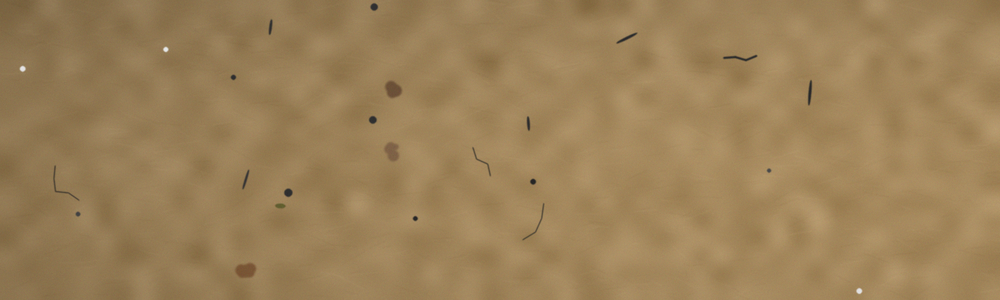
#> input picture dados/exemplos/palheta_09000.png, 1000 x 300 px, shrunk from 1600 x 480 before the run
$ python -i processamento.py   (imports and definitions only)
#> lines starting #> are read from the running program, lines starting #| are printed output that depends on the picture; after the words box and inside, x2 and y2 are one past the last pixel; in counts of white or black regions, pixels touching at a corner belong together
#> further down, picture is the input picture: shape (300, 1000, 3); mean B, G, R 88.1, 129.1, 156.1
"""Etapas de processamento digital de imagens (PDI) do ContAedes.

Fluxo: leitura -> tons de cinza -> realce pela transformada black-hat ->
suavização gaussiana -> limiarização de Otsu (com piso mínimo) -> abertura
morfológica -> rotulação de componentes conexos -> extração de
características de forma e de intensidade de cada componente.
"""
from __future__ import annotations

import math
from dataclasses import dataclass, field
from pathlib import Path

import cv2
import numpy as np

NOMES_CARACTERISTICAS = [
    "area",
    "perimetro",
    "circularidade",
    "eixo_maior",
    "eixo_menor",
    "alongamento",
    "solidez",
    "extensao",
    "espessura",
    "intensidade_media",
    "intensidade_desvio",
    "realce_medio",
    "saturacao_media",
]

EXTENSOES_ACEITAS = {".png", ".jpg", ".jpeg", ".bmp", ".tif", ".tiff"}


class ErroImagem(Exception):
    """Arquivo inexistente, corrompido ou em formato não suportado."""


@dataclass
class Parametros:
    kernel_realce: int = 45      # lado (px) do elemento estruturante do black-hat
    suavizacao: int = 3          # janela do filtro gaussiano
    limiar_minimo: float = 35.0  # piso do limiar de Otsu (evita segmentar textura em palheta vazia)
    area_minima: int = 12        # componentes menores que isso são tratados como ruído


@dataclass
class Componente:
    rotulo: int
    caixa: tuple
    centro: tuple
    contorno: np.ndarray
    caracteristicas: np.ndarray
    classe: str = ""
    ovos_estimados: int = 0

    @property
    def area(self) -> float:
        return float(self.caracteristicas[0])


@dataclass
class Segmentacao:
    mascara: np.ndarray
    rotulos: np.ndarray
    realce: np.ndarray
    limiar: float
    componentes: list = field(default_factory=list)


def ler_imagem(caminho) -> np.ndarray:
    """Lê a imagem em BGR. Usa imdecode para aceitar caminhos com acento no Windows."""
    caminho = Path(caminho)
    if not caminho.is_file():
        raise ErroImagem(f"Arquivo não encontrado: {caminho}")
    if caminho.suffix.lower() not in EXTENSOES_ACEITAS:
        raise ErroImagem(f"Formato não suportado ({caminho.suffix or 'sem extensão'}). Use PNG, JPG, BMP ou TIFF.")
    dados = np.fromfile(str(caminho), dtype=np.uint8)
    img = cv2.imdecode(dados, cv2.IMREAD_COLOR) if dados.size else None
    if img is None:
        raise ErroImagem(f"Não foi possível abrir a imagem (arquivo corrompido?): {caminho.name}")
    return img


def salvar_imagem(caminho, img) -> None:
    caminho = Path(caminho)
    caminho.parent.mkdir(parents=True, exist_ok=True)
    ok, buffer = cv2.imencode(caminho.suffix or ".png", img)
    if not ok:
        raise ErroImagem(f"Não foi possível salvar {caminho}")
    buffer.tofile(str(caminho))


def realcar(img_bgr: np.ndarray, params: Parametros):
    """Black-hat = fechamento - imagem: destaca objetos escuros menores que o elemento estruturante."""
    cinza = cv2.cvtColor(img_bgr, cv2.COLOR_BGR2GRAY)
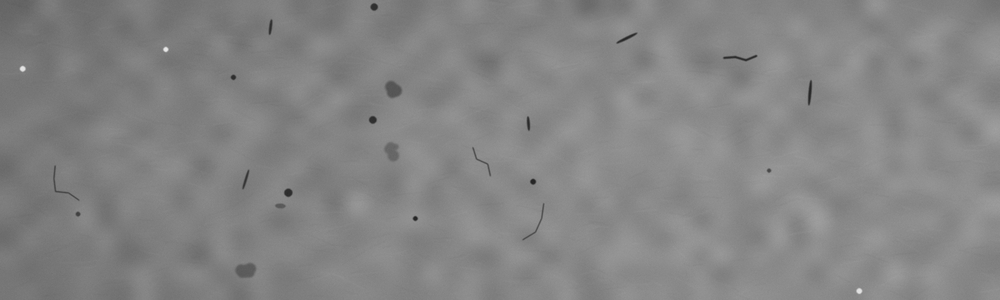
#> cinza: shape (300, 1000); min 34, max 232, mean 132.5
    lado = params.kernel_realce | 1
    elemento = cv2.getStructuringElement(cv2.MORPH_ELLIPSE, (lado, lado))
    realce = cv2.morphologyEx(cinza, cv2.MORPH_BLACKHAT, elemento)
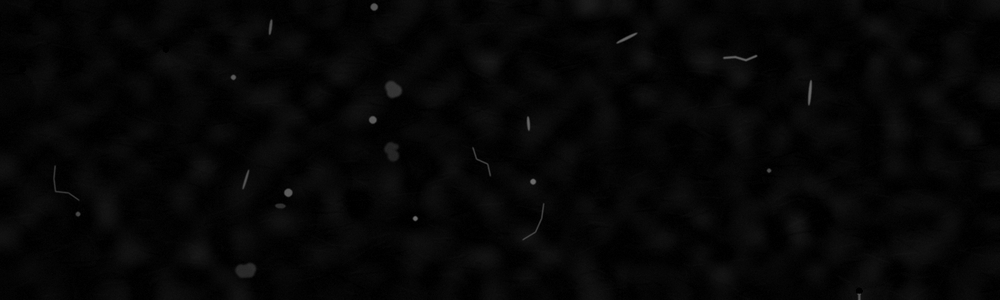
#> realce: shape (300, 1000); min 0, max 111, mean 6
    return cinza, realce


def _caracteristicas(sel, x, y, w, h, area, cinza, realce, saturacao):
    mascara_roi = sel.astype(np.uint8) * 255
    contornos, _ = cv2.findContours(mascara_roi, cv2.RETR_EXTERNAL, cv2.CHAIN_APPROX_NONE)
    contorno = max(contornos, key=len)
    perimetro = cv2.arcLength(contorno, True)

    # elipse equivalente pelos momentos centrais de segunda ordem
    m = cv2.moments(mascara_roi, binaryImage=True)
    mu20, mu02, mu11 = m["mu20"] / m["m00"], m["mu02"] / m["m00"], m["mu11"] / m["m00"]
    comum = math.sqrt(((mu20 - mu02) / 2) ** 2 + mu11 ** 2)
    eixo_maior = 4 * math.sqrt(max((mu20 + mu02) / 2 + comum, 1e-6))
    eixo_menor = 4 * math.sqrt(max((mu20 + mu02) / 2 - comum, 1e-6))

    area_casco = cv2.contourArea(cv2.convexHull(contorno))
    solidez = cv2.contourArea(contorno) / area_casco if area_casco > 0 else 1.0
    circularidade = min(4 * math.pi * area / perimetro ** 2, 1.5) if perimetro > 0 else 1.0

    tons = cinza[y:y + h, x:x + w][sel]
    vetor = np.array(
        [
            area,
            perimetro,
            circularidade,
            eixo_maior,
            eixo_menor,
            eixo_maior / eixo_menor,
            solidez,
            area / float(w * h),
            area / eixo_maior,
            tons.mean(),
            tons.std(),
            realce[y:y + h, x:x + w][sel].mean(),
            saturacao[y:y + h, x:x + w][sel].mean(),
        ],
        dtype=np.float64,
    )
    return contorno + np.array([[[x, y]]], dtype=np.int32), vetor


def segmentar(img_bgr: np.ndarray, params: Parametros | None = None) -> Segmentacao:
    params = params or Parametros()
    cinza, realce = realcar(img_bgr, params)
    lado = params.suavizacao | 1
    suave = cv2.GaussianBlur(realce, (lado, lado), 0)
    otsu, _ = cv2.threshold(suave, 0, 255, cv2.THRESH_BINARY + cv2.THRESH_OTSU)
#> otsu = 7
    limiar = max(float(otsu), params.limiar_minimo)
#> limiar = 35
    _, mascara = cv2.threshold(suave, limiar, 255, cv2.THRESH_BINARY)
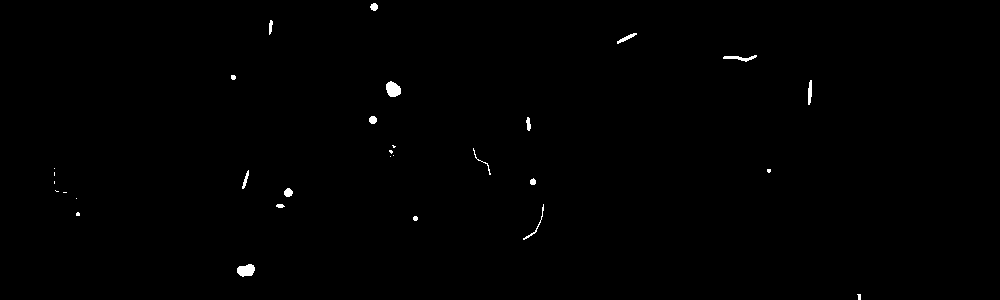
#> mascara: shape (300, 1000); 0.4% white; 30 white regions (13 under 20 px), largest, box (x1, y1, x2, y2) and area: (386, 81, 401, 97) 180, (237, 264, 255, 277) 175, (723, 55, 757, 62) 105
    abertura = cv2.getStructuringElement(cv2.MORPH_ELLIPSE, (3, 3))
    mascara = cv2.morphologyEx(mascara, cv2.MORPH_OPEN, abertura)
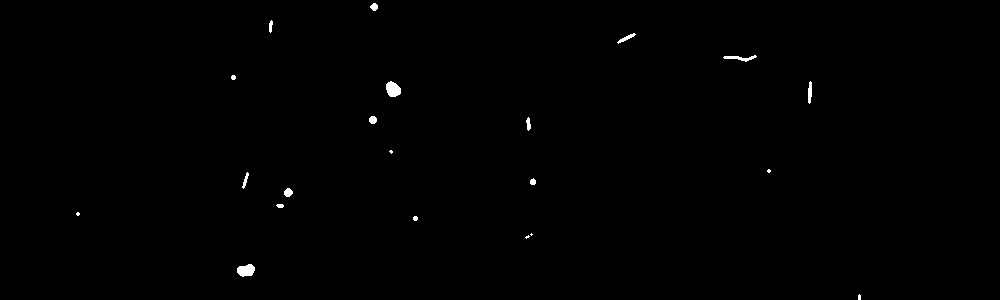
#> mascara: shape (300, 1000); 0.35% white; 21 white regions (6 under 20 px), largest, box (x1, y1, x2, y2) and area: (386, 81, 401, 97) 179, (237, 264, 255, 277) 174, (723, 55, 757, 62) 103

    n, rotulos, stats, centroides = cv2.connectedComponentsWithStats(mascara, connectivity=8)
#> rotulos: shape (300, 1000) int32; 22 distinct labels, from 0 to 21
#> n = 22; stats = 22 rows, first 6: [0, 0, 1000, 300, 298950], [370, 3, 8, 8, 46], [269, 20, 4, 13, 37], [617, 33, 19, 11, 65], [723, 55, 34, 7, 103], [231, 75, 5, 5, 21]; centroides = 22 rows, first 8: [499.7, 149.5], [373.8, 6.5], [270.3, 25.86], [626.1, 37.72], [739.7, 57.63], [233, 77], [392.7, 88.97], [809.5, 92]
    saturacao = cv2.cvtColor(img_bgr, cv2.COLOR_BGR2HSV)[..., 1]
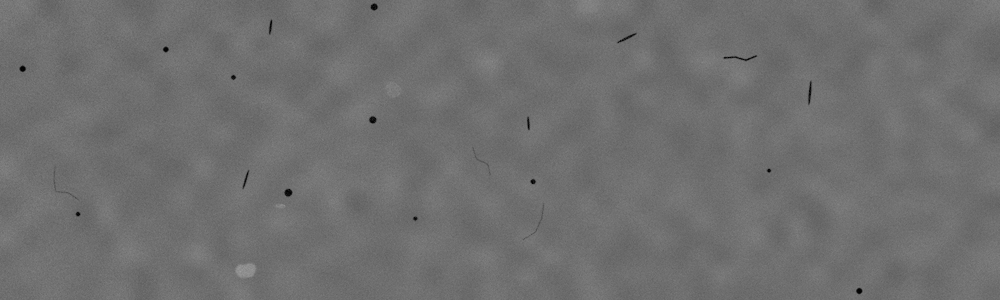
#> saturacao: shape (300, 1000); min 0, max 159, mean 111.2
    componentes = []
    for r in range(1, n):
        x, y, w, h, area = (int(v) for v in stats[r])
        sel = rotulos[y:y + h, x:x + w] == r
        if area < params.area_minima:
            mascara[y:y + h, x:x + w][sel] = 0
            continue
        contorno, vetor = _caracteristicas(sel, x, y, w, h, area, cinza, realce, saturacao)
        componentes.append(
            Componente(
                rotulo=r,
                caixa=(x, y, w, h),
                centro=(float(centroides[r][0]), float(centroides[r][1])),
                contorno=contorno,
                caracteristicas=vetor,
            )
        )
#> this loop made 21 passes
#> (x, y, w, h, area, contornos in _caracteristicas, perimetro in _caracteristicas, mu20 in _caracteristicas) on passes 1, 2, 3, 4, 6, 7, 8: (370, 3, 8, 8, 46, 1 contour; box (x1, y1, x2, y2) and area: (0, 0, 8, 8) 36, 22.14, 3.62), (269, 20, 4, 13, 37, 1 contour; box (x1, y1, x2, y2) and area: (0, 0, 4, 13) 24, 26.49, 0.912), (617, 33, 19, 11, 65, 1 contour; box (x1, y1, x2, y2) and area: (0, 0, 19, 11) 46, 44.28, 23.93), (723, 55, 34, 7, 103, 1 contour; box (x1, y1, x2, y2) and area: (0, 0, 34, 7) 69, 72.63, 86.72), (386, 81, 15, 16, 179, 1 contour; box (x1, y1, x2, y2) and area: (0, 0, 15, 16) 158, 48.04, 14.34), (808, 81, 4, 23, 74, 1 contour; box (x1, y1, x2, y2) and area: (0, 0, 4, 23) 51, 46.49, 1.06), (369, 116, 8, 8, 52, 1 contour; box (x1, y1, x2, y2) and area: (0, 0, 8, 8) 41, 23.31, 4.1)
#> after the loop, componentes = 18 items
    return Segmentacao(mascara=mascara, rotulos=rotulos, realce=realce, limiar=limiar, componentes=componentes)

>>> import cv2
>>> picture = cv2.imread('../dados/exemplos/palheta_09000.png')
>>> result = segmentar(picture)

$ run again, on dados/exemplos/palheta_09001.png
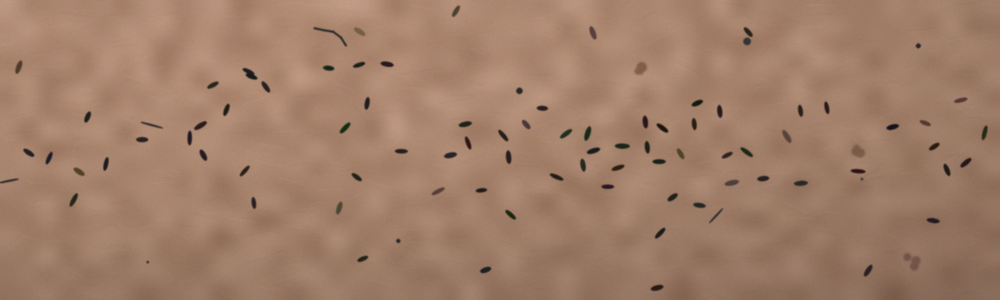
#> input picture dados/exemplos/palheta_09001.png, 1000 x 300 px, shrunk from 1600 x 480 before the run
#> picture is the input picture: shape (300, 1000, 3); mean B, G, R 104.5, 126.2, 160.9
#> otsu = 41
#> in segmentar, `n, rotulos, stats, centroides = cv2.connectedComponentsWithStats(masca..`:
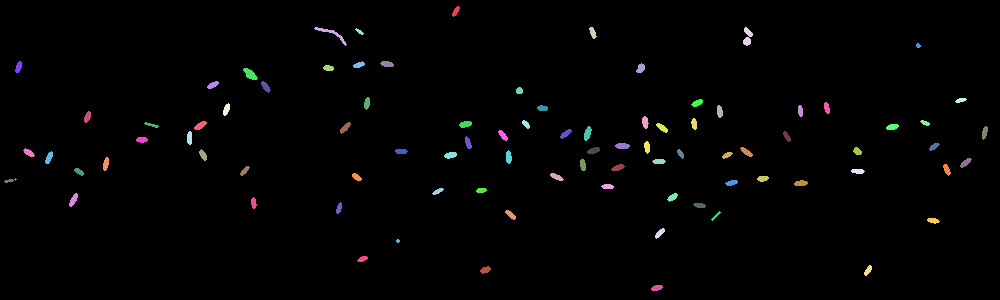
#> rotulos: shape (300, 1000) int32; 89 distinct labels, from 0 to 88; one colour per label, 0 black
#> n = 89; stats = 89 rows, first 6: [0, 0, 1000, 300, 295065], [452, 6, 8, 11, 47], [314, 27, 33, 19, 109], [589, 27, 8, 12, 56], [743, 27, 10, 19, 107], [355, 28, 9, 7, 27]; centroides = 89 pairs, first value 9.6 to 984.3, second value 10.89 to 287.5
#> in segmentar, `saturacao = cv2.cvtColor(img_bgr, cv2.COLOR_BGR2HSV)[..., 1]`:
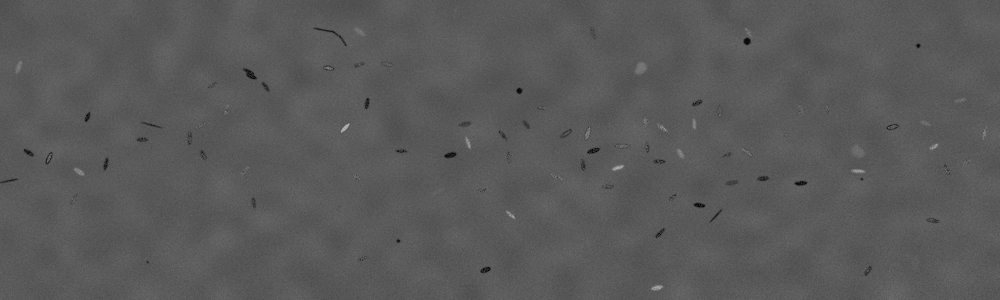
#> saturacao: shape (300, 1000); min 0, max 183, mean 89.3
#> the loop in segmentar, `for r in range(1, n):` made 88 passes
#> (x, y, w, h, area, contornos in _caracteristicas, perimetro in _caracteristicas, mu20 in _caracteristicas) on passes 1 to 4: (452, 6, 8, 11, 47, 1 contour; box (x1, y1, x2, y2) and area: (0, 0, 8, 11) 35, 26.97, 3.65), (314, 27, 33, 19, 109, 1 contour; box (x1, y1, x2, y2) and area: (0, 0, 33, 19) 74, 81.84, 87.63), (589, 27, 8, 12, 56, 1 contour; box (x1, y1, x2, y2) and area: (0, 0, 8, 12) 42, 29.56, 2.92), (743, 27, 10, 19, 107, 1 contour; box (x1, y1, x2, y2) and area: (0, 0, 10, 19) 84, 53.94, 5.07)

$ run again, on dados/exemplos/palheta_09002.png
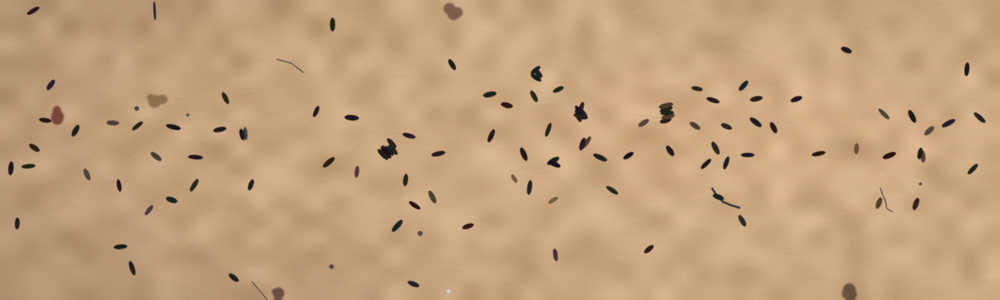
#> input picture dados/exemplos/palheta_09002.png, 1000 x 300 px, shrunk from 1600 x 480 before the run
#> picture is the input picture: shape (300, 1000, 3); mean B, G, R 124.7, 161.4, 195.7
#> otsu = 57
#> in segmentar, `n, rotulos, stats, centroides = cv2.connectedComponentsWithStats(masca..`:
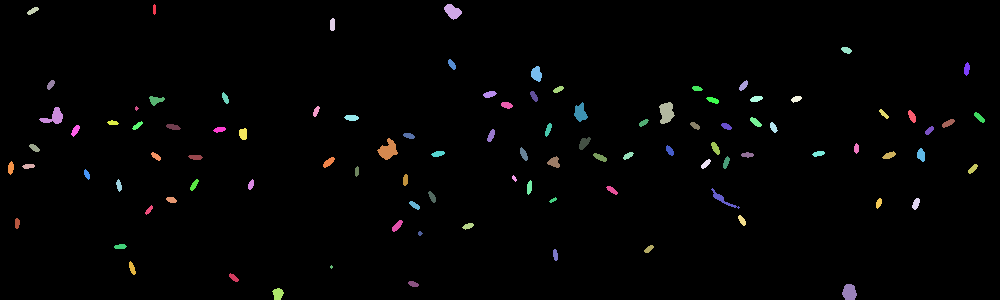
#> rotulos: shape (300, 1000) int32; 100 distinct labels, from 0 to 99; one colour per label, 0 black
#> n = 100; stats = 100 rows, first 6: [0, 0, 1000, 300, 293548], [153, 4, 3, 11, 29], [444, 4, 18, 16, 177], [27, 7, 12, 8, 53], [330, 18, 5, 13, 59], [841, 47, 11, 7, 54]; centroides = 100 pairs, first value 10.42 to 979, second value 9 to 293.5
#> in segmentar, `saturacao = cv2.cvtColor(img_bgr, cv2.COLOR_BGR2HSV)[..., 1]`:
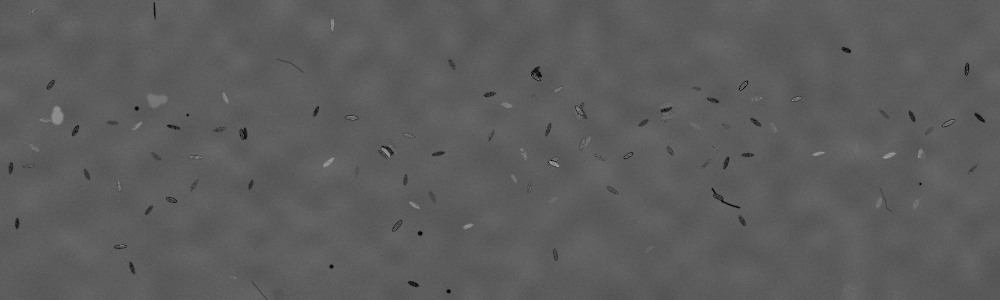
#> saturacao: shape (300, 1000); min 0, max 167, mean 92.5
#> the loop in segmentar, `for r in range(1, n):` made 99 passes
#> (x, y, w, h, area, contornos in _caracteristicas, perimetro in _caracteristicas, mu20 in _caracteristicas) on passes 2 to 5: (444, 4, 18, 16, 177, 1 contour; box (x1, y1, x2, y2) and area: (0, 0, 18, 16) 156, 49.94, 18.14), (27, 7, 12, 8, 53, 1 contour; box (x1, y1, x2, y2) and area: (0, 0, 12, 8) 40, 28.97, 9.12), (330, 18, 5, 13, 59, 1 contour; box (x1, y1, x2, y2) and area: (0, 0, 5, 13) 44, 29.07, 1.84), (841, 47, 11, 7, 54, 1 contour; box (x1, y1, x2, y2) and area: (0, 0, 11, 7) 42, 26.14, 7.18)

$ run again, on dados/exemplos/palheta_09003.png
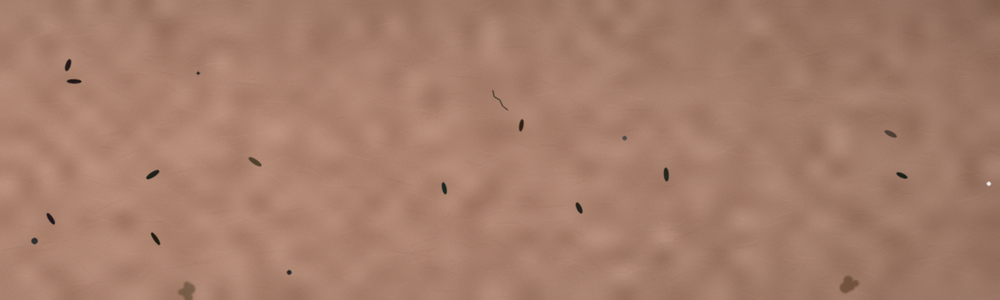
#> input picture dados/exemplos/palheta_09003.png, 1000 x 300 px, shrunk from 1600 x 480 before the run
#> picture is the input picture: shape (300, 1000, 3); mean B, G, R 106.5, 125.9, 165.4
#> otsu = 36
#> in segmentar, `_, mascara = cv2.threshold(suave, limiar, 255, cv2.THRESH_BINARY)`:
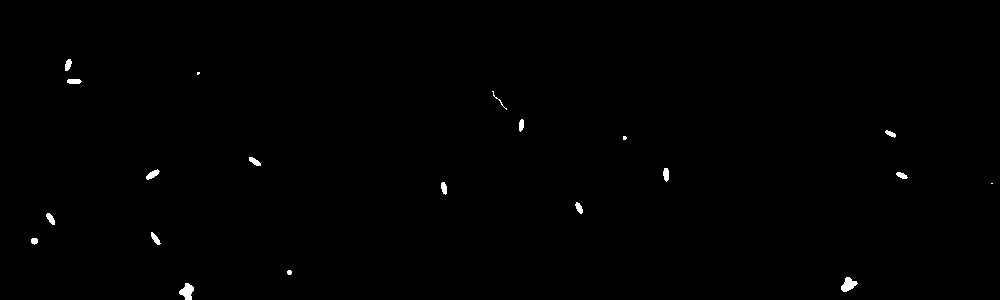
#> mascara: shape (300, 1000); 0.38% white; 20 white regions (3 under 20 px), largest, box (x1, y1, x2, y2) and area: (179, 283, 194, 300) 160, (841, 277, 858, 292) 150, (146, 169, 160, 180) 78
#> rotulos: shape (300, 1000) int32; 19 distinct labels, from 0 to 18
#> n = 19; stats = 19 rows, first 6: [0, 0, 1000, 300, 298899], [65, 59, 7, 12, 58], [197, 72, 3, 3, 5], [67, 79, 15, 5, 65], [519, 119, 5, 13, 52], [885, 130, 11, 8, 47]; centroides = 19 rows, first 8: [499.9, 149.3], [67.72, 64.4], [198, 73], [73.8, 80.95], [520.9, 124.7], [890.2, 133.3], [624.5, 137.5], [254.3, 161.1]
#> in segmentar, `saturacao = cv2.cvtColor(img_bgr, cv2.COLOR_BGR2HSV)[..., 1]`:
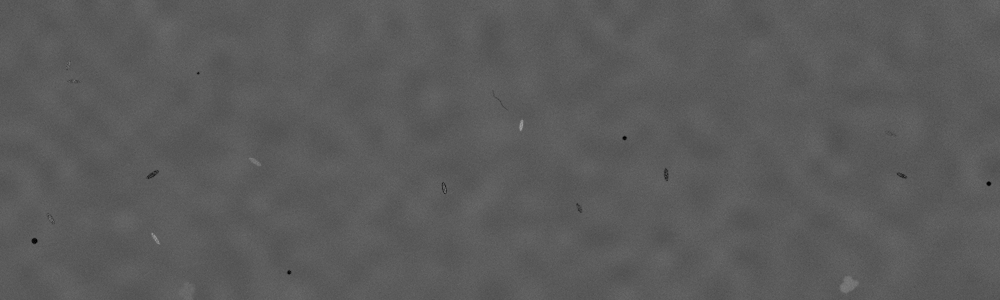
#> saturacao: shape (300, 1000); min 0, max 160, mean 90.8
#> the loop in segmentar, `for r in range(1, n):` made 18 passes
#> (x, y, w, h, area, contornos in _caracteristicas, perimetro in _caracteristicas, mu20 in _caracteristicas) on passes 1, 3, 4, 5: (65, 59, 7, 12, 58, 1 contour; box (x1, y1, x2, y2) and area: (0, 0, 7, 12) 45, 28.14, 2.85), (67, 79, 15, 5, 65, 1 contour; box (x1, y1, x2, y2) and area: (0, 0, 15, 5) 50, 31.9, 14.56), (519, 119, 5, 13, 52, 1 contour; box (x1, y1, x2, y2) and area: (0, 0, 5, 13) 38, 27.9, 1.75), (885, 130, 11, 8, 47, 1 contour; box (x1, y1, x2, y2) and area: (0, 0, 11, 8) 34, 27.56, 8.4)
#> after the loop in segmentar, `for r in range(1, n):`: componentes = 17 items
